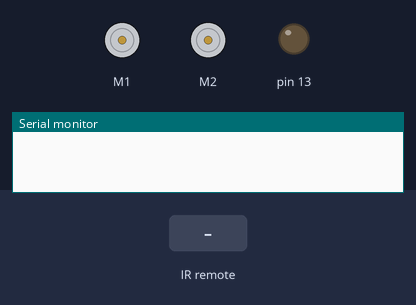
This sketch was run on a simulated Arduino Uno, built with avr-gcc and run on an emulated ATmega328P. Parts: 2 × DC motor (green arrow = forward, orange = backward, longer = faster), output pins drawn as LEDs (lit = HIGH), the last lines printed to the serial monitor. The inputs (shaded band) are chosen by the test bench.

Above: at 1.2 s.
1.3 s: infrared code 0x40 received
At 2.3 s:
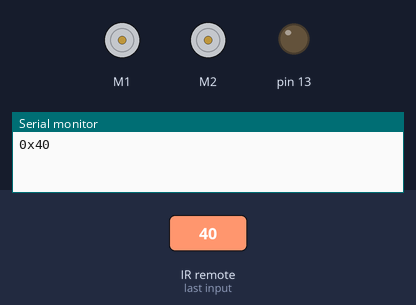
2.9 s: infrared code 0x19 received
At 3.7 s:
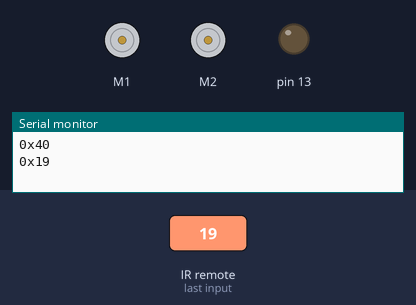
4.5 s: infrared code 0x7 received
At 5.0 s:
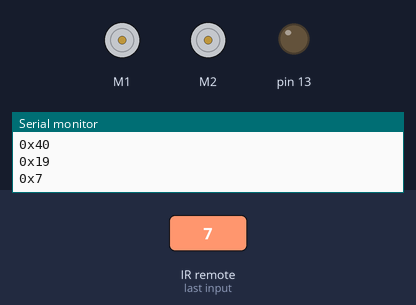
6.1 s: infrared code 0x9 received
At 7.5 s:
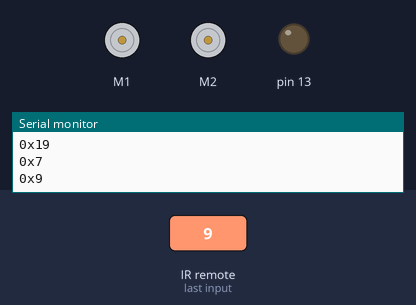
Timing chart, 0 to 8.7 s (numbered marks = the images above; inputs shaded):
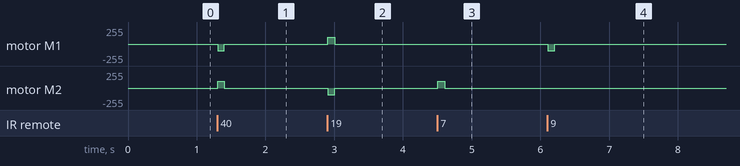

The sketch:

sketch_may28e.ino
```cpp
#include <MeMCore.h>
MeDCMotor motor1(M1);
MeDCMotor motor2(M2);
MeIR ir;
void setup() {
  // put your setup code here, to run once:
  pinMode(13, OUTPUT);
  Serial.begin(9600);
  ir.begin();
}

void loop() {
  // put your main code here, to run repeatedly:

  if (ir.decode()) {
    uint32_t value = (ir.value >> 16) & 0xFF;
    Serial.print("0x");
    Serial.println(value, HEX);
    if (value == 0x40) {
      motor1.run(-100);
      motor2.run(100);
    }
    if (value == 0x19) {
      motor1.run(100);
      motor2.run(-100);
    }
    if (value == 0x7) {
      motor1.run(0);
      motor2.run(100);
    }
    if (value == 0x9) {
      motor1.run(-100);
      motor2.run(0);
    }
  }
  else {
    motor1.stop();
    motor2.stop();
  }
  delay(100);
}
```

Measured:
- after the input at 1.3 s, motor M1: stopped → backward 100/255 at once, → stopped 0.10 s later; motor M2: stopped → forward 100/255 at once, → stopped 0.10 s later
- after the input at 2.9 s, motor M1: stopped → forward 100/255 at once, → stopped 0.10 s later; motor M2: stopped → backward 100/255 at once, → stopped 0.10 s later
- after the input at 4.5 s, motor M2: stopped → forward 100/255 at once, → stopped 0.10 s later
- after the input at 6.1 s, motor M1: stopped → backward 100/255 at once, → stopped 0.10 s later
